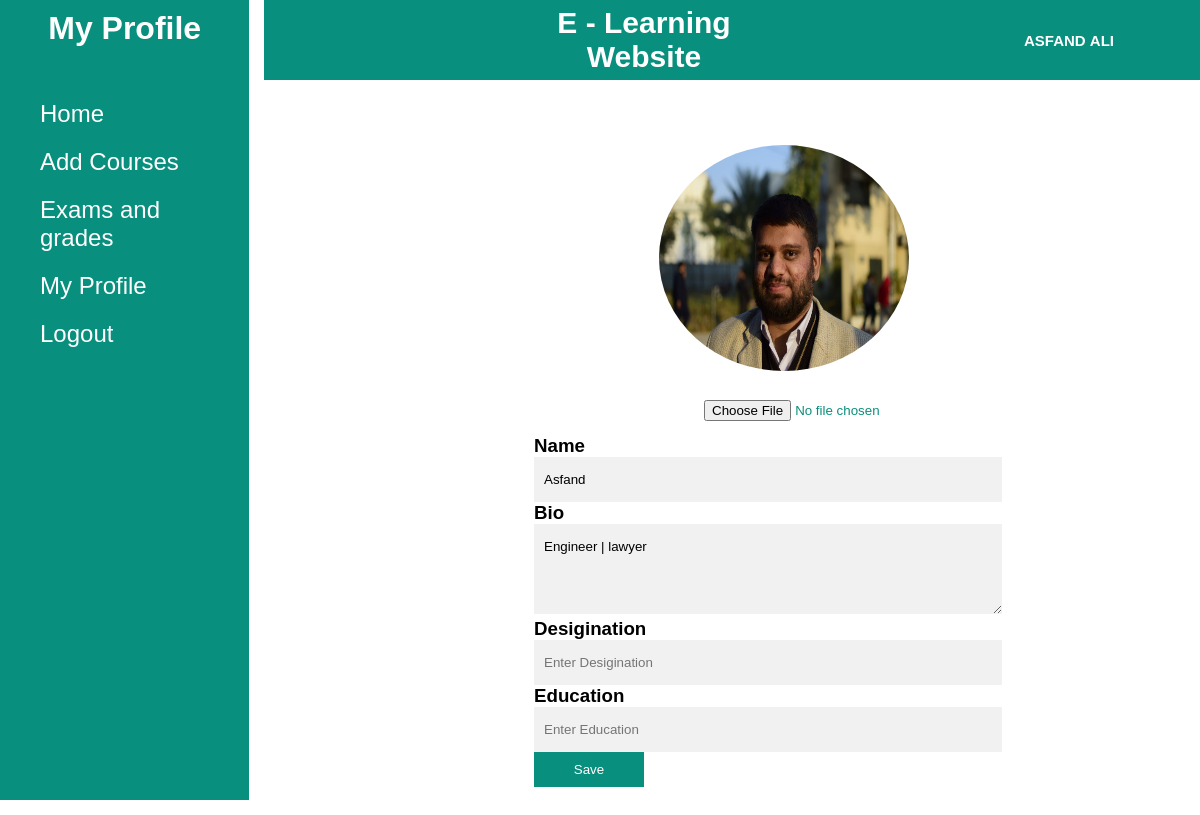
/profile.php (signed in), run on the app's committed database.
### tables this page shows
CREATE TABLE `users` (
  `id` int(11) NOT NULL,
  `firstname` varchar(100) NOT NULL,
  `secondname` varchar(100) NOT NULL,
  `email` varchar(100) NOT NULL,
  `password` varchar(50) NOT NULL,
  `profilephoto` varchar(1000) NOT NULL,
  `Bio` varchar(5000) NOT NULL,
  `Education` varchar(5000) NOT NULL,
  `Designation` varchar(5000) NOT NULL
);

### profile.php (the view, shortened to what this page needs)
<?php
    include('db.php');
 ?>
<!DOCTYPE html>
<html>
<head>
	 <link rel="stylesheet"  href="./css/profile.css">
</head>
<body>
           <div class="side-bar">
        <div class="logo-name">
            <h1>My Profile</h1>
        </div>
        <ul>
            <li><a href="./Teacher.php">Home</a></li>
            <li><a href="./TeacherAddcourse.php">Add Courses</a></li>
            <li><a href="./assesments.php">Exams and grades</a></li>
            <li><a href="./profile.php">My Profile</a></li>
            <li ><a href="./logout.php">Logout</a></li>
        </ul>
    </div>
    <div class="container">
        <div class="header">
            <h5>E - Learning Website</h5>
            <div class="user">
                 <?php echo $_SESSION['firstname'], "&nbsp",$_SESSION['secondname']; ?>
            </div>
        </div>
        <div class="content">
            <?php
             $sql2 = mysqli_query($conn, "SELECT * FROM `users` WHERE id = '".$_SESSION['id']."' " ) or die('query failed');
             if (mysqli_num_rows($sql2) > 0) {
                $fetch = mysqli_fetch_assoc($sql2);
             }
            ?>
            <form method="post" action="profile.php" enctype="multipart/form-data">
            <?php
                if ($fetch['profilephoto'] == '') {
                echo '<img src="images/Pic.png">';
            }
             else{
                echo '<img src="profilephoto/'.$fetch['profilephoto'].'">';
            }
            ?>
                <br>
                <input  id="chospic" type="file"  name="update_image" accept="image/jpg, image/jpeg, image/png">
                <h3>Name</h3>
                <input class="Name" name="P_Name" type="text" placeholder="Enter Name" value="<?php echo($fetch['firstname'])?>" >
                <h3>Bio</h3>
                <textarea id="#" name="P_Bio" rows="4" cols="50" placeholder="Enter Bio" value="
                <?php if(isset($_POST['P_Bio'])) echo($fetch['Bio']) ?> "><?php echo $fetch['Bio'] ?></textarea>
                <h3>Desigination</h3>
                <input class="Desigination" name="P_Desigination" type="text" placeholder="Enter Desigination" value="<?php if(isset($_POST['P_Desigination'])) echo($fetch['Designation']) ?>">
                <h3>Education</h3>
                <input class="Education" name="P_Education" type="text" placeholder="Enter Education" value="<?php if(isset($_POST['P_Education'])) echo($fetch['Education']) ?>">
                <br>
                <div class="Save">
                <button name="update_profile" type="submit" value="update_profile" onclick="window.location.href='profile.php'">Save</button>
                </div>
                <br>
            </form>
        </div>
   </div>
</body>
</html>

### css/profile.css (style rules this page uses)
* { margin: 0; padding: 0; box-sizing: border-box; font-family: sans-serif; }
body { min-height: 100vh; }
li { list-style: none; color: white; }
a { text-decoration: none; color: white; }
h1 { color: white; }
.side-bar { position: fixed; background: #098F7D; width: 20.78vw; min-height: 100vh; flex-direction: column; }
.side-bar .logo-name { margin-top: 10px; height: 10vh; display: flex; justify-content: center; }
.side-bar li { font-size: 24px; padding: 10px 40px; align-items: center; color: white; }
.container { position: sticky; left: 300px; width: 78vw; height: 100vh; }
.container .header { width: 80vw; height: 10vh; display: flex; align-items: center; justify-content: center; background: #098F7D; }
.container .user { flex: 1; padding-right: 110px; color: white; font-weight: bold; font-size: 15px; text-transform: uppercase; text-align: center; }
#chospic { width: 110px; height: 35px; width: 200px; border: none; color: #098F7D; padding: 0px 10px; text-align: center; margin-left: 20px; position: relative; left: 160px; }
.container .content { position: relative; left: 250px; margin-top: 5vh; min-height: 90vh; }
h3 { margin-left: 20px; }
.content .Save button { width: 110px; height: 35px; border: none; background: #098F7D; color: white; padding: 10px 10px; text-align: center; margin-left: 20px; }
img { padding: 25px; width: 300px; height: 276px; border-radius: 50%; position: relative; left: 120px; }
textarea#\# { margin-left: 20px; border: none; background: #f1f1f1; padding: 15px 10px; height: 10%; width: 50%; }
input.Name { border: none; background: #f1f1f1; padding: 15px 10px; height: 10%; width: 50%; margin-left: 20px; }
input.Desigination { border: none; background: #f1f1f1; padding: 15px 10px; height: 10%; width: 50%; margin-left: 20px; }
input.Education { border: none; background: #f1f1f1; padding: 15px 10px; height: 10%; width: 50%; margin-left: 20px; }
h5 { color: white; text-align: center; font-size: 30px; padding: 250px; }

### data on the page
users: profilephoto (picture), P_Name "Asfand", P_Bio "Engineer | lawyer"

### other printed values
$_SESSION['firstname'] "ASFAND"
$_SESSION['secondname'] "ALI"
